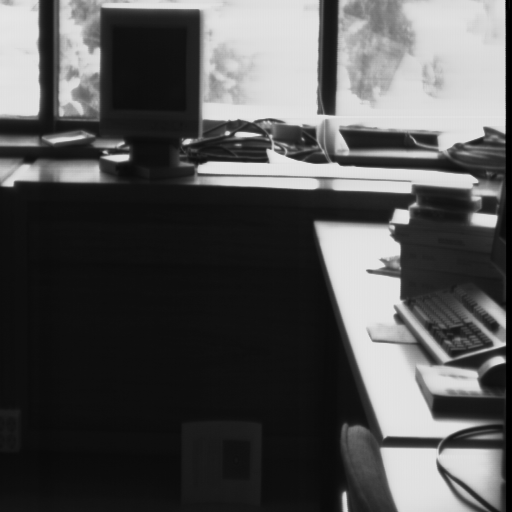
#> input picture escilum.tif, 512 x 512 px
$ python test.py   (Python 2 division)
#> lines starting #> are read from the running program, lines starting #| are printed output that depends on the picture
import matplotlib.pyplot as plt
import matplotlib.image as mpimg
import matplotlib.cm as cm
import numpy as np
import Image, ImageOps
import cv2
import operator


# [13 lines of commented-out code are left out]


img = cv2.imread('escilum.tif',0)
#> img is the input picture: shape (512, 512); min 0, max 230, mean 82.6
equ = cv2.equalizeHist(img)
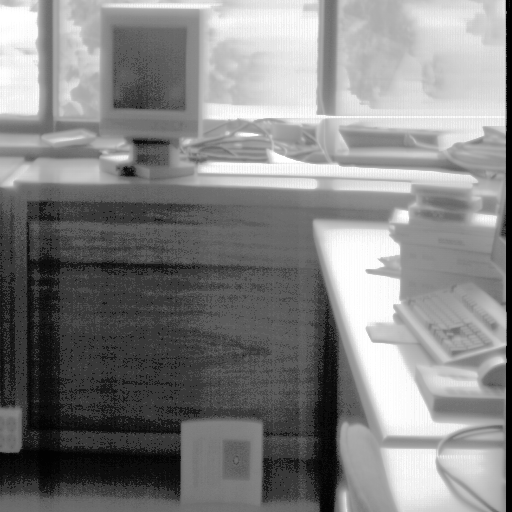
#> equ: shape (512, 512); min 0, max 255, mean 131.4
res = np.hstack((img,equ)) #stacking images side-by-side
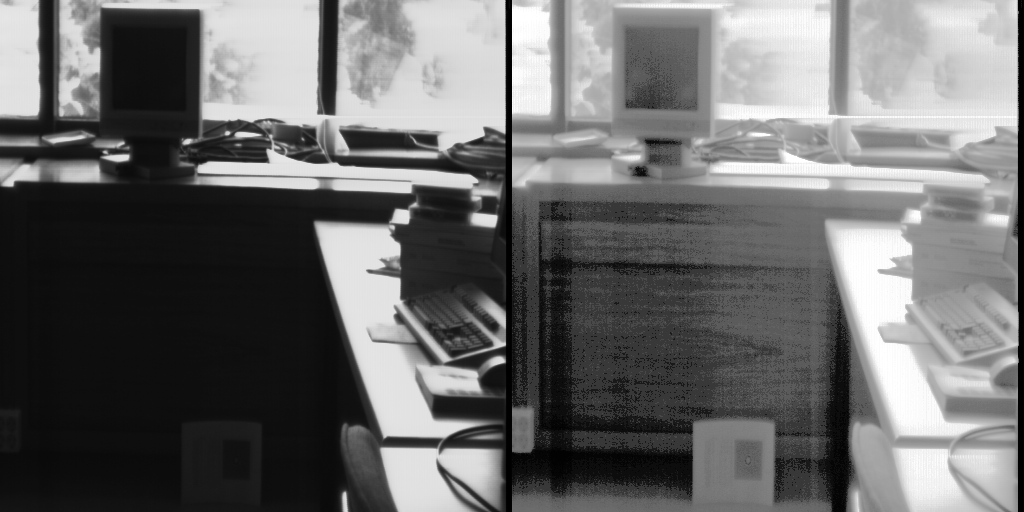
#> res: shape (512, 1024); min 0, max 255, mean 107
print 'eq', equ
#> (printed output is left out)
cv2.imwrite('res.png',res)


# [9 lines of commented-out code are left out]
